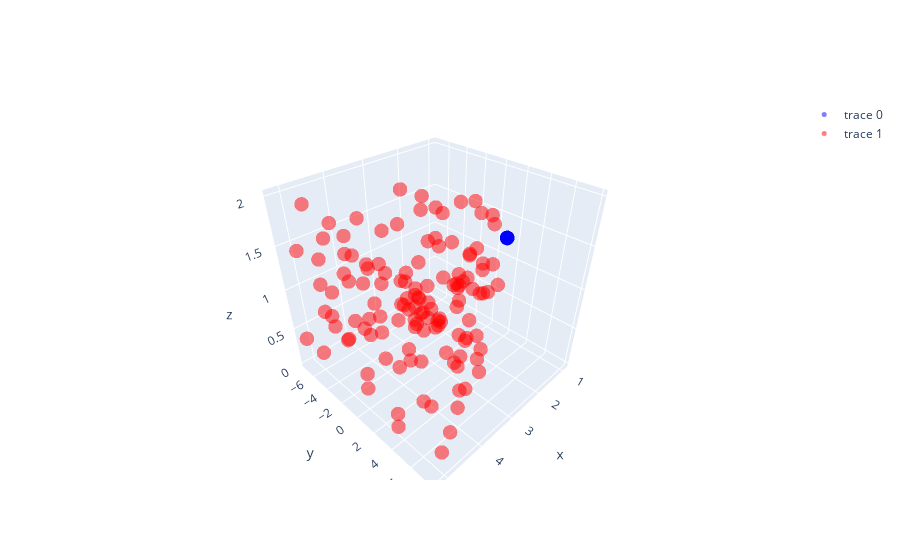

Notebook code for this chart:
### Code cell
import plotly.graph_objects as go
# plot the points of the set 1
fig = go.Figure()

fig.add_trace(go.Scatter3d(x=[x[0] for x in set1], y=[x[1] for x in set1], z=[x[2] for x in set1], mode='markers', marker=dict(size=5, color='blue', opacity=0.5)))
fig.add_trace(go.Scatter3d(x=[x[0] for x in world_points_set1], y=[x[1] for x in world_points_set1], z=[x[2] for x in world_points_set1], mode='markers', marker=dict(size=5, color='red', opacity=0.5)))

fig.show()
